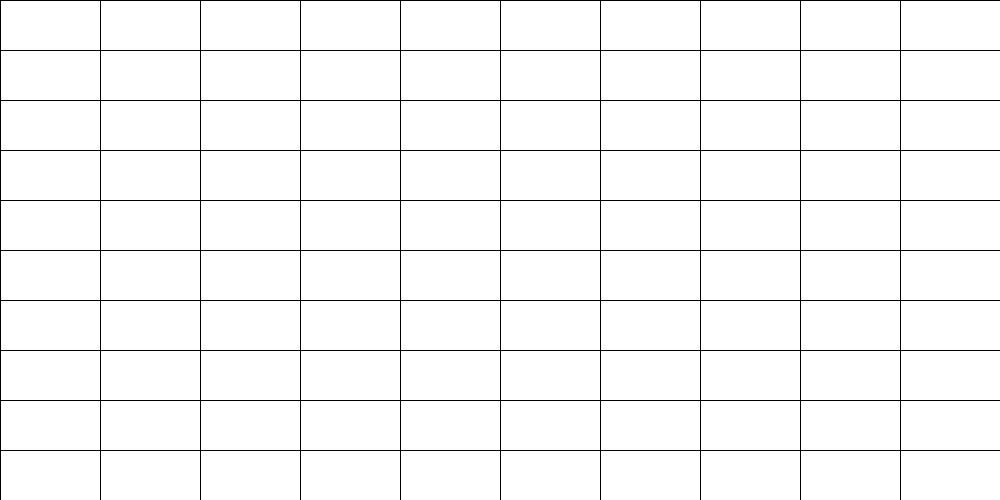
Frame 1 (no input)
Frame 2 (the mouse pressed at the canvas centre, redrawn once): identical to frame 1, image omitted

The Processing sketch that drew this single still picture (run headless with seeded random() and noise(); the mouse was pressed at the canvas centre and the sketch redrawn once):

// Processing sketch: TheWrongWayToDrawAGrid2
// ── TheWrongWayToDrawAGrid2.pde
int scaleX = 100;
int scaleY = 50;
int cols = 0;
int rows = 0;

void setup() {
  size(1000, 500);
  smooth();
  noLoop();
  cols = width / scaleX;
  rows = height / scaleY;
}

void draw() {
  background(255);
  strokeWeight(1);
  stroke(0);
  fill(255);
  stroke(0);

  for (int i = 0; i < cols; i++) {
    for (int j = 0; j < rows; j++) {
      int x = i*scaleX;
      int y = j*scaleY;
      rect(x, y, scaleX, scaleY);
    }
  }
}
